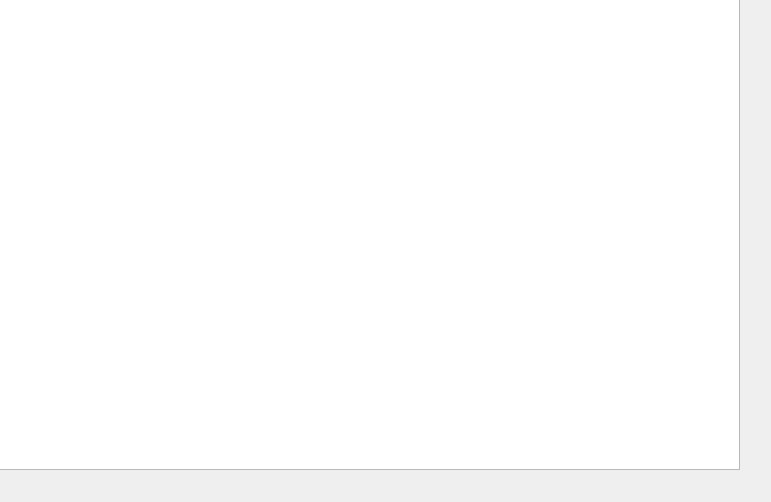
<?xml version="1.0" encoding="UTF-8"?>
<ui version="4.0">
 <class>endoom</class>
 <widget class="QWidget" name="endoom">
  <property name="geometry">
   <rect>
    <x>0</x>
    <y>0</y>
    <width>771</width>
    <height>502</height>
   </rect>
  </property>
  <property name="windowTitle">
   <string>ENDOOM</string>
  </property>
  <widget class="QTextEdit" name="endoom_textEdit">
   <property name="geometry">
    <rect>
     <x>-1</x>
     <y>-1</y>
     <width>741</width>
     <height>471</height>
    </rect>
   </property>
   <property name="font">
    <font>
     <family>Courier New</family>
    </font>
   </property>
   <property name="verticalScrollBarPolicy">
    <enum>Qt::ScrollBarAlwaysOff</enum>
   </property>
   <property name="horizontalScrollBarPolicy">
    <enum>Qt::ScrollBarAlwaysOff</enum>
   </property>
   <property name="lineWrapMode">
    <enum>QTextEdit::NoWrap</enum>
   </property>
   <property name="readOnly">
    <bool>true</bool>
   </property>
  </widget>
 </widget>
 <resources/>
 <connections/>
</ui>
